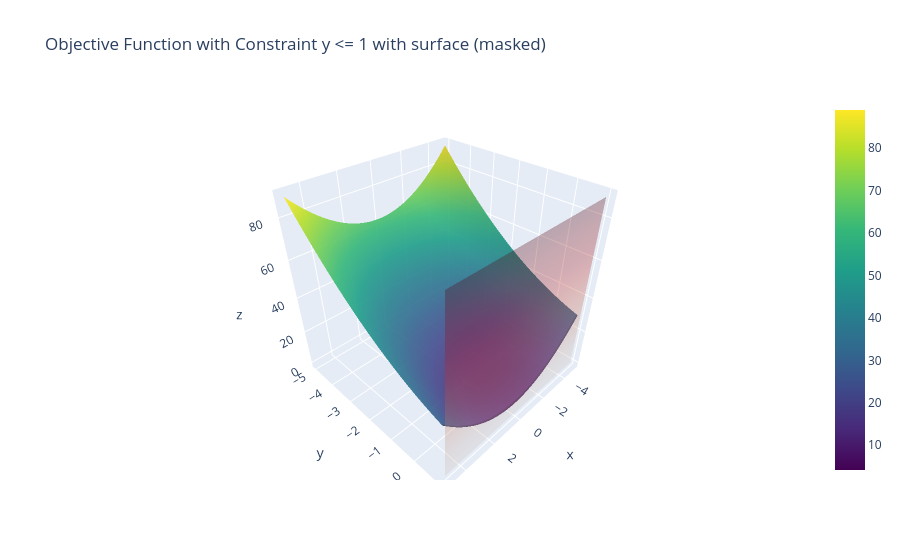

This figure's notebook cell:
### Markdown cell above
## 境界条件 (y <=1) をマスクして表示

### Code cell
fig = go.Figure()

# 制約条件 y <= 1を満たす目的関数の範囲を表示
Z_mask = np.where(Y <= 1, Z, np.nan)

# 目的関数
fig.add_surface(
    x=X,
    y=Y,
    z=Z_mask,
    colorscale="Viridis",
    opacity=0.9,
    name="Objective"
)

# 制約面 y <= 1 のマスク
x_plane = np.linspace(np.min(X), np.max(X), 50)
z_plane = np.linspace(np.min(Z), np.max(Z), 50)

X_plane, Z_plane = np.meshgrid(x_plane, z_plane)
Y_plane = np.ones_like(X_plane)

fig.add_surface(
    x=X_plane,
    y=Y_plane,
    z=Z_plane,
    opacity=0.3,
    showscale=False,
    colorscale="Reds",
    name="y <= 1"
)

fig.update_layout(title="Objective Function with Constraint y <= 1 with surface (masked)")
fig.show()

### Figure 1 — Plotly figure (JSON) as saved in the notebook; plotly's stock layout.template omitted (floating-point values rounded to 4 significant figures; data arrays with more than 128 entries replaced by an {"elided": "..."} marker saying what was removed)
{"data": [{"colorscale": [[0, "#440154"], [0.1111, "#482878"], [0.2222, "#3e4989"], [0.3333, "#31688e"], [0.4444, "#26828e"], [0.5556, "#1f9e89"], [0.6667, "#35b779"], [0.7778, "#6ece58"], [0.8889, "#b5de2b"], [1, "#fde725"]], "name": "Objective", "opacity": 0.9, "type": "surface", "x": {"elided": "100x100 float values"}, "y": {"elided": "100x100 float values"}, "z": {"elided": "100x100 float values"}}, {"colorscale": [[0, "rgb(255,245,240)"], [0.125, "rgb(254,224,210)"], [0.25, "rgb(252,187,161)"], [0.375, "rgb(252,146,114)"], [0.5, "rgb(251,106,74)"], [0.625, "rgb(239,59,44)"], [0.75, "rgb(203,24,29)"], [0.875, "rgb(165,15,21)"], [1, "rgb(103,0,13)"]], "name": "y = 1", "opacity": 0.3, "showscale": false, "type": "surface", "x": {"elided": "50x50 float values"}, "y": {"elided": "50x50 float values"}, "z": {"elided": "50x50 float values"}}], "layout": {"title": {"text": "Objective Function with Constraint y <= 1 with surface (masked)"}}}
